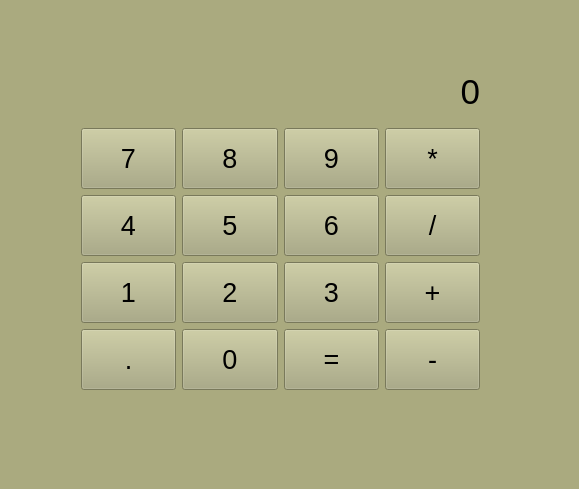
<?xml version="1.0" encoding="UTF-8"?>
<ui version="4.0">
 <class>CalcMainWindow</class>
 <widget class="QMainWindow" name="CalcMainWindow">
  <property name="geometry">
   <rect>
    <x>0</x>
    <y>0</y>
    <width>579</width>
    <height>489</height>
   </rect>
  </property>
  <property name="windowTitle">
   <string>CalcMainWindow</string>
  </property>
  <property name="styleSheet">
   <string notr="true">background-color: rgb(170, 170, 127);</string>
  </property>
  <widget class="QWidget" name="centralWidget">
   <widget class="QWidget" name="layoutWidget">
    <property name="geometry">
     <rect>
      <x>70</x>
      <y>50</y>
      <width>421</width>
      <height>351</height>
     </rect>
    </property>
    <layout class="QGridLayout" name="gridLayout">
     <item row="0" column="0" colspan="4">
      <widget class="QLabel" name="label">
       <property name="sizePolicy">
        <sizepolicy hsizetype="Preferred" vsizetype="Expanding">
         <horstretch>0</horstretch>
         <verstretch>0</verstretch>
        </sizepolicy>
       </property>
       <property name="font">
        <font>
         <pointsize>26</pointsize>
        </font>
       </property>
       <property name="text">
        <string>0</string>
       </property>
       <property name="alignment">
        <set>Qt::AlignRight|Qt::AlignTrailing|Qt::AlignVCenter</set>
       </property>
      </widget>
     </item>
     <item row="1" column="0">
      <widget class="QPushButton" name="btn7">
       <property name="sizePolicy">
        <sizepolicy hsizetype="Minimum" vsizetype="Expanding">
         <horstretch>0</horstretch>
         <verstretch>0</verstretch>
        </sizepolicy>
       </property>
       <property name="font">
        <font>
         <pointsize>20</pointsize>
        </font>
       </property>
       <property name="text">
        <string>7</string>
       </property>
      </widget>
     </item>
     <item row="1" column="1">
      <widget class="QPushButton" name="btn8">
       <property name="sizePolicy">
        <sizepolicy hsizetype="Minimum" vsizetype="Expanding">
         <horstretch>0</horstretch>
         <verstretch>0</verstretch>
        </sizepolicy>
       </property>
       <property name="font">
        <font>
         <pointsize>20</pointsize>
        </font>
       </property>
       <property name="text">
        <string>8</string>
       </property>
      </widget>
     </item>
     <item row="1" column="2">
      <widget class="QPushButton" name="pushButton_3">
       <property name="sizePolicy">
        <sizepolicy hsizetype="Minimum" vsizetype="Expanding">
         <horstretch>0</horstretch>
         <verstretch>0</verstretch>
        </sizepolicy>
       </property>
       <property name="font">
        <font>
         <pointsize>20</pointsize>
        </font>
       </property>
       <property name="text">
        <string>9</string>
       </property>
      </widget>
     </item>
     <item row="1" column="3">
      <widget class="QPushButton" name="pushButton_4">
       <property name="sizePolicy">
        <sizepolicy hsizetype="Minimum" vsizetype="Expanding">
         <horstretch>0</horstretch>
         <verstretch>0</verstretch>
        </sizepolicy>
       </property>
       <property name="font">
        <font>
         <pointsize>20</pointsize>
        </font>
       </property>
       <property name="text">
        <string>*</string>
       </property>
      </widget>
     </item>
     <item row="2" column="0">
      <widget class="QPushButton" name="pushButton_5">
       <property name="sizePolicy">
        <sizepolicy hsizetype="Minimum" vsizetype="Expanding">
         <horstretch>0</horstretch>
         <verstretch>0</verstretch>
        </sizepolicy>
       </property>
       <property name="font">
        <font>
         <pointsize>20</pointsize>
        </font>
       </property>
       <property name="text">
        <string>4</string>
       </property>
      </widget>
     </item>
     <item row="2" column="1">
      <widget class="QPushButton" name="pushButton_8">
       <property name="sizePolicy">
        <sizepolicy hsizetype="Minimum" vsizetype="Expanding">
         <horstretch>0</horstretch>
         <verstretch>0</verstretch>
        </sizepolicy>
       </property>
       <property name="font">
        <font>
         <pointsize>20</pointsize>
        </font>
       </property>
       <property name="text">
        <string>5</string>
       </property>
      </widget>
     </item>
     <item row="2" column="2">
      <widget class="QPushButton" name="pushButton_7">
       <property name="sizePolicy">
        <sizepolicy hsizetype="Minimum" vsizetype="Expanding">
         <horstretch>0</horstretch>
         <verstretch>0</verstretch>
        </sizepolicy>
       </property>
       <property name="font">
        <font>
         <pointsize>20</pointsize>
        </font>
       </property>
       <property name="text">
        <string>6</string>
       </property>
      </widget>
     </item>
     <item row="2" column="3">
      <widget class="QPushButton" name="pushButton_6">
       <property name="sizePolicy">
        <sizepolicy hsizetype="Minimum" vsizetype="Expanding">
         <horstretch>0</horstretch>
         <verstretch>0</verstretch>
        </sizepolicy>
       </property>
       <property name="font">
        <font>
         <pointsize>20</pointsize>
        </font>
       </property>
       <property name="text">
        <string>/</string>
       </property>
      </widget>
     </item>
     <item row="3" column="0">
      <widget class="QPushButton" name="pushButton_9">
       <property name="sizePolicy">
        <sizepolicy hsizetype="Minimum" vsizetype="Expanding">
         <horstretch>0</horstretch>
         <verstretch>0</verstretch>
        </sizepolicy>
       </property>
       <property name="font">
        <font>
         <pointsize>20</pointsize>
        </font>
       </property>
       <property name="text">
        <string>1</string>
       </property>
      </widget>
     </item>
     <item row="3" column="1">
      <widget class="QPushButton" name="pushButton_12">
       <property name="sizePolicy">
        <sizepolicy hsizetype="Minimum" vsizetype="Expanding">
         <horstretch>0</horstretch>
         <verstretch>0</verstretch>
        </sizepolicy>
       </property>
       <property name="font">
        <font>
         <pointsize>20</pointsize>
        </font>
       </property>
       <property name="text">
        <string>2</string>
       </property>
      </widget>
     </item>
     <item row="3" column="2">
      <widget class="QPushButton" name="pushButton_11">
       <property name="sizePolicy">
        <sizepolicy hsizetype="Minimum" vsizetype="Expanding">
         <horstretch>0</horstretch>
         <verstretch>0</verstretch>
        </sizepolicy>
       </property>
       <property name="font">
        <font>
         <pointsize>20</pointsize>
        </font>
       </property>
       <property name="text">
        <string>3</string>
       </property>
      </widget>
     </item>
     <item row="3" column="3">
      <widget class="QPushButton" name="btn10">
       <property name="sizePolicy">
        <sizepolicy hsizetype="Minimum" vsizetype="Expanding">
         <horstretch>0</horstretch>
         <verstretch>0</verstretch>
        </sizepolicy>
       </property>
       <property name="font">
        <font>
         <pointsize>20</pointsize>
        </font>
       </property>
       <property name="text">
        <string>+</string>
       </property>
      </widget>
     </item>
     <item row="4" column="0">
      <widget class="QPushButton" name="pushButton_16">
       <property name="sizePolicy">
        <sizepolicy hsizetype="Minimum" vsizetype="Expanding">
         <horstretch>0</horstretch>
         <verstretch>0</verstretch>
        </sizepolicy>
       </property>
       <property name="font">
        <font>
         <pointsize>20</pointsize>
        </font>
       </property>
       <property name="text">
        <string>.</string>
       </property>
      </widget>
     </item>
     <item row="4" column="1">
      <widget class="QPushButton" name="pushButton_14">
       <property name="sizePolicy">
        <sizepolicy hsizetype="Minimum" vsizetype="Expanding">
         <horstretch>0</horstretch>
         <verstretch>0</verstretch>
        </sizepolicy>
       </property>
       <property name="font">
        <font>
         <pointsize>20</pointsize>
        </font>
       </property>
       <property name="text">
        <string>0</string>
       </property>
      </widget>
     </item>
     <item row="4" column="2">
      <widget class="QPushButton" name="pushButton_15">
       <property name="sizePolicy">
        <sizepolicy hsizetype="Minimum" vsizetype="Expanding">
         <horstretch>0</horstretch>
         <verstretch>0</verstretch>
        </sizepolicy>
       </property>
       <property name="font">
        <font>
         <pointsize>20</pointsize>
        </font>
       </property>
       <property name="text">
        <string>=</string>
       </property>
      </widget>
     </item>
     <item row="4" column="3">
      <widget class="QPushButton" name="pushButton_13">
       <property name="sizePolicy">
        <sizepolicy hsizetype="Minimum" vsizetype="Expanding">
         <horstretch>0</horstretch>
         <verstretch>0</verstretch>
        </sizepolicy>
       </property>
       <property name="font">
        <font>
         <pointsize>20</pointsize>
        </font>
       </property>
       <property name="text">
        <string>-</string>
       </property>
      </widget>
     </item>
    </layout>
   </widget>
  </widget>
 </widget>
 <layoutdefault spacing="6" margin="11"/>
 <resources/>
 <connections/>
</ui>
